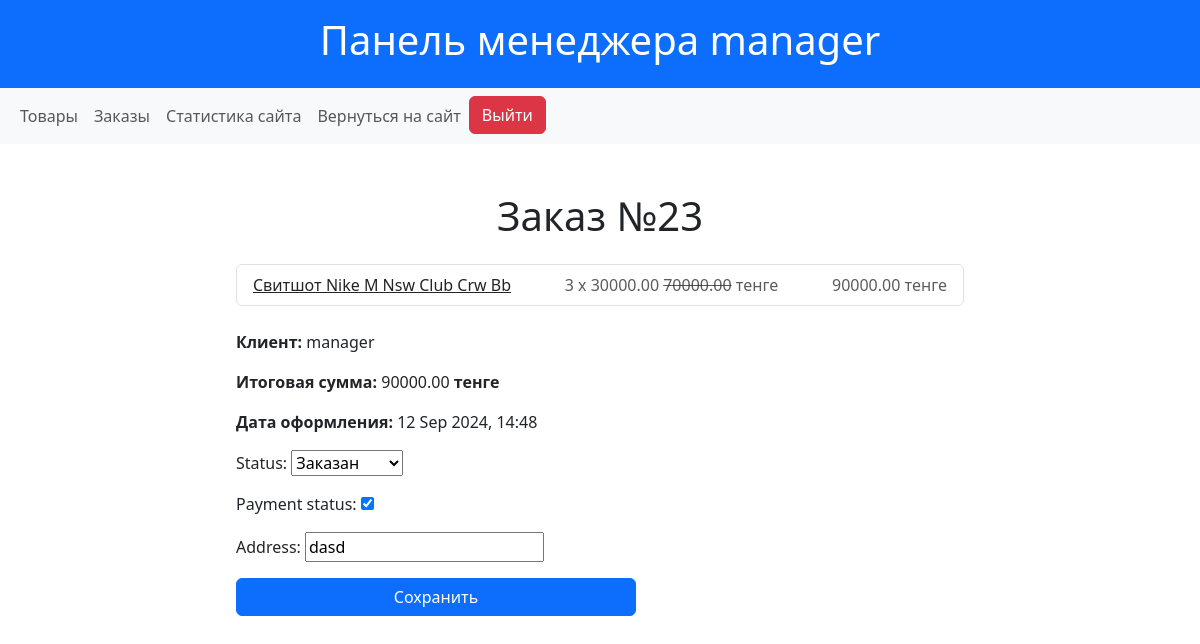
The page /manager/order/23 (signed in) on the database its author committed.
### shop/models.py (models this page shows, shortened)
class Order(models.Model):
    STATUS_CHOICES = [
        ('ordered', 'Заказан'),
        ('shipped', 'Отправлен'),
        ('received', 'Получен'),
        ('canceled', 'Отменен'),
        ('returned', 'Возвращен'),
    ]
    user = models.ForeignKey(User, on_delete=models.CASCADE, related_name='orders')
    total_price = models.DecimalField(max_digits=10, decimal_places=2)
    address = models.CharField(max_length=255)
    status = models.CharField(max_length=10, choices=STATUS_CHOICES, default='ordered')
    payment_status = models.BooleanField(default=False)
    created_at = models.DateTimeField(auto_now_add=True)
    objects = OrderManager()
    class Meta:
        verbose_name = "Заказ"
        verbose_name_plural = "Заказы"

class OrderItem(models.Model):
    order = models.ForeignKey(Order, related_name='items', on_delete=models.CASCADE)
    product = models.ForeignKey(Product, on_delete=models.CASCADE)
    quantity = models.PositiveIntegerField(default=1)
    objects = OrderItemManager()
    class Meta:
        verbose_name = "Запись заказов"
        verbose_name_plural = "Записи заказов"
    def get_total_item_price(self):
        return self.quantity * self.product.get_discounted_price()

class Product(models.Model):
    name = models.CharField(max_length=200)
    slug = models.SlugField(max_length=200, null=True, blank=True)
    description = models.TextField()
    price = models.DecimalField(max_digits=10, decimal_places=2)
    discount_price = models.DecimalField(max_digits=10, decimal_places=2, blank=True, null=True, default=0)
    category = models.ForeignKey(Category, related_name="products", on_delete=models.CASCADE)
    image = models.ImageField(upload_to='media/products/')
    created_at = models.DateTimeField(auto_now_add=True)
    quantity = models.PositiveIntegerField(default=0, blank=True)
    class Meta:
        verbose_name = "Товар"
        verbose_name_plural = "Товары"
    def get_discounted_price(self):
        if self.discount_price:
            return self.discount_price
        return self.price
    def get_display_price(self):
        if self.discount_price:
            return f'{self.discount_price} <s>{self.price}</s>'
        return f'{self.price}'

### shop/views.py (the view)
# urls.py: path('manager/order/<int:pk>', ManagerOrdersUpdateView.as_view(), name='update_order'),
class ManagerOrdersUpdateView(ManagerMixin, UpdateView):
    model = Order
    template_name = 'manager/orders_update.html'
    fields = ['status', 'payment_status', 'address']
    success_url = reverse_lazy('manager_orders')

### shop/views.py (called while the page is built)
    def test_func(self):
        return self.request.user.groups.filter(name="Менеджеры").exists()

### shop/templates/manager/orders_update.html (shortened to what this page needs)
{% extends "manager/base.html" %}
{% block content %}
<div class="container mt-5">
    <div class="mb-4 col-8 mx-auto">
    <h1 class="text-center mb-4">Заказ №{{ object.id }}</h1>
    <ul class="list-group mb-4">
        {% for item in order.items.all %}
            <li class="list-group-item d-flex justify-content-between align-items-center">
                <a href="{% url 'product_detail' item.product.slug %}" class="text-dark">{{ item.product.name }}</a>
                <span class="text-muted">{{ item.quantity }} x {{ item.product.get_display_price | safe}} тенге</span>
                <span class="text-muted">{{ item.get_total_item_price}} тенге</span>
            </li>
        {% endfor %}
    </ul>
        <p><strong>Клиент:</strong> {{ order.user.username }}</p>
        <p><strong>Итоговая сумма:</strong> {{ order.total_price }} <b>тенге</b></p>
        <p><strong>Дата оформления:</strong> {{ order.created_at|date:"d M Y, H:i" }}</p>
    <form method="post" style="max-width: 400px;">
        <div class="mb-3">
            {{ form.as_p }}
        </div>
        <button type="submit" class="btn btn-primary w-100">Сохранить</button>
    </form>
    </div>
</div>
{% endblock %}

### shop/templates/manager/base.html (shortened to what this page needs)
<!DOCTYPE html>
<html lang="en">
<head>
    <link href="https://cdn.jsdelivr.net/npm/bootstrap@5.3.3/dist/css/bootstrap.min.css" rel="stylesheet">
    <link rel="stylesheet" href="https://cdnjs.cloudflare.com/ajax/libs/font-awesome/6.6.0/css/all.min.css" />
</head>
<body>
    <header class="bg-primary text-white text-center py-3 ">
        <h1>
            Панель менеджера {{ user.username }}
        </h1>
    </header>
    <nav class="navbar navbar-expand-lg navbar-light bg-light mb-4">
        <div class="container-fluid">
            <div class="navbar-nav">
                <a class="nav-link" href="{% url 'manager_products' %}">Товары</a>
                <a class="nav-link" href="{% url 'manager_orders' %}">Заказы</a>
                <a class="nav-link" href="{% url 'manager_dashboard' %}">Статистика сайта</a>
                <a class="nav-link" href="{% url 'product_list' %}">Вернуться на сайт</a>
                <form action="{% url 'logout' %}" method="post" style="display:inline;" class="d-inline">
                    <button class="btn btn-danger" type="submit">Выйти</button>
                </form>
            </div>
        </div>
    </nav>
    <div class="container">
        {% block content %}
        {% endblock %}
    </div>
</body>
</html>

### rows shown on the page
Order: id "23", user.username "manager", total_price "90000.00", created_at "12 Sep 2024, 14:48", status "Заказан", payment_status "☑", address "dasd"
OrderItem: product.name "Свитшот Nike M Nsw Club Crw Bb", quantity "3", product.get_display_price "30000.00 70000.00", get_total_item_price "90000.00"

### other values the page prints
{{ user.username }} "manager"
